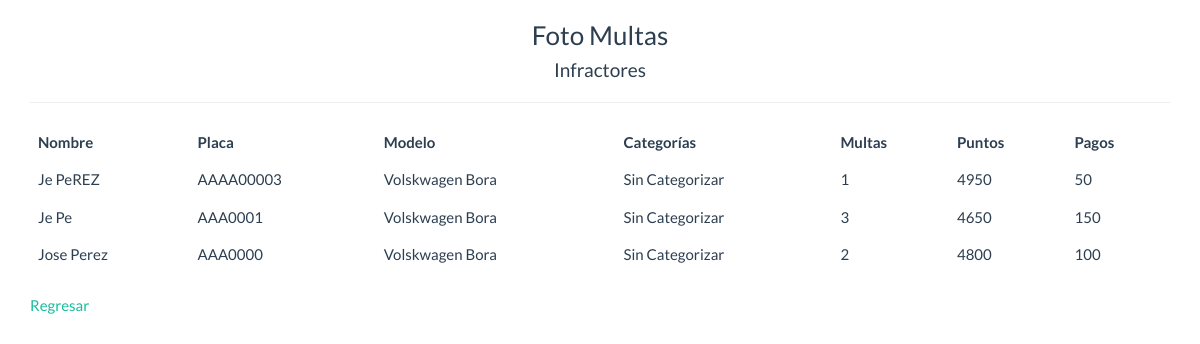
The app's page /app/listado.infractores.php (signed in) with its own data.
### tables this page shows
CREATE TABLE `datos_infractor` (
  `id_datos` int(11) NOT NULL,
  `dueno_nombre_completo` varchar(255) NOT NULL,
  `modelo` varchar(200) NOT NULL,
  `placa` varchar(200) NOT NULL,
  `tipo_categoria` int(11) NOT NULL,
  `correo` varchar(60) NOT NULL,
  `telefono` varchar(60) NOT NULL,
  `cantidad_multas` int(10) NOT NULL,
  `puntos_multa` int(10) NOT NULL,
  `pago_multas` double NOT NULL
);

CREATE TABLE `tipo_categoria` (
  `id_categoria` int(11) NOT NULL,
  `text_categoria` varchar(255) NOT NULL,
  `condicion_categoria` varchar(255) NOT NULL
);

### conexion.php (called while the page is built)
<?php
class Conectar {
	function con()	{
        $host='localhost';
        $usuario='root';
        $clave='';
        $base_datos='fotomultas';
        $conexion=mysqli_connect($host, $usuario, $clave, $base_datos);
        return $conexion;
	}
}
?>

### model/patentes.class.php (called while the page is built, shortened)
<?php
include_once("../conexion.php");
class Patentes{
 	var $conex;
 	function Patentes(){
 		$this->conex=new Conectar;
 	}
	function listar_infractores(){
		if($this->conex->con()==true) {
			return mysqli_query($this->conex->con(), "SELECT A.*, B.text_categoria AS categoria FROM datos_infractor A
				INNER JOIN tipo_categoria B on A.tipo_categoria = B.id_categoria ORDER BY A.id_datos DESC;");
		}
	}
}
?>

### app/listado.infractores.php (the view, shortened to what this page needs)
<?php
  if (isset($_SESSION["usuario"])){
  if($_SESSION['rol'] == '1') {
?>
<!DOCTYPE html>
<html lang="en">
<head>
	<link rel="stylesheet" type="text/css" href="../view/css/bootstrap.min.css">
</head>
<body>
	<div class="container">
		<div class="content">
			<center class="title">
				<h3>Foto Multas</h3>
				<h4>Infractores</h4>
			</center>
			<hr>
			<?php
			include '../model/patentes.class.php';
			$objeto = new Patentes;
			$consulta = $objeto->listar_infractores();
			if ($consulta){
			 ?>
			<table class="table table-stripped table-responsive">
				<thead>
					<th>Nombre</th>
					<th>Placa</th>
					<th>Modelo</th>
					<th>Categorías</th>
					<th>Multas</th>
					<th>Puntos</th>
					<th>Pagos</th>
				</thead>
				<tbody>
				<?php
				while ($atributo = mysqli_fetch_array($consulta, MYSQLI_ASSOC)){ ?>
				<tr>
					<td><?php echo $atributo['dueno_nombre_completo']; ?></td>
					<td><?php echo $atributo['placa']; ?></td>
					<td><?php echo $atributo['modelo']; ?></td>
					<td><?php echo $atributo['categoria']; ?></td>
					<td><?php echo $atributo['cantidad_multas']; ?></td>
					<td><?php echo $atributo['puntos_multa']; ?></td>
					<td><?php echo $atributo['pago_multas']; ?></td>
				</tr>
				<?php
			} ?>
			</tbody>
			</table>
			<?php } ?>
			<div class="regresar">
				<a href="principal.php">Regresar</a>
			</div>
		</div>
	</div>
</body>
</html>
<?php
  } else {
      echo '<script language="javascript">alert("Usted no tiene accesos a ésta página, usted no est administrador");</script>
        <script language="javascript">window.location="principal.php"</script>';
  }
  } else {
      echo '<script language="javascript">alert("Usted no tiene accesos a ésta página");</script>
        <script language="javascript">window.location="principal.php"</script>';
  }
?>

### records on screen
datos_infractor: dueno_nombre_completo "Je PeREZ", placa "AAAA00003", modelo "Volskwagen Bora", tipo_categoria.text_categoria "Sin Categorizar", cantidad_multas "1", puntos_multa "4950", pago_multas "50"
datos_infractor: dueno_nombre_completo "Je Pe", placa "AAA0001", modelo "Volskwagen Bora", tipo_categoria.text_categoria "Sin Categorizar", cantidad_multas "3", puntos_multa "4650", pago_multas "150"
datos_infractor: dueno_nombre_completo "Jose Perez", placa "AAA0000", modelo "Volskwagen Bora", tipo_categoria.text_categoria "Sin Categorizar", cantidad_multas "2", puntos_multa "4800", pago_multas "100"
